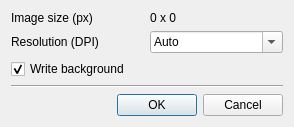
<?xml version="1.0" encoding="UTF-8"?>
<ui version="4.0">
 <class>CImageExportDialog</class>
 <widget class="QDialog" name="CImageExportDialog">
  <property name="geometry">
   <rect>
    <x>0</x>
    <y>0</y>
    <width>294</width>
    <height>118</height>
   </rect>
  </property>
  <property name="windowTitle">
   <string>Export to Image</string>
  </property>
  <layout class="QGridLayout" name="gridLayout">
   <item row="0" column="0">
    <widget class="QLabel" name="label_2">
     <property name="sizePolicy">
      <sizepolicy hsizetype="Preferred" vsizetype="Maximum">
       <horstretch>0</horstretch>
       <verstretch>0</verstretch>
      </sizepolicy>
     </property>
     <property name="text">
      <string>Image size (px)</string>
     </property>
    </widget>
   </item>
   <item row="1" column="0">
    <widget class="QLabel" name="label">
     <property name="text">
      <string>Resolution (DPI)</string>
     </property>
    </widget>
   </item>
   <item row="3" column="0" colspan="2">
    <widget class="Line" name="line">
     <property name="orientation">
      <enum>Qt::Horizontal</enum>
     </property>
    </widget>
   </item>
   <item row="0" column="1">
    <widget class="QLabel" name="ImageSize">
     <property name="sizePolicy">
      <sizepolicy hsizetype="Preferred" vsizetype="Maximum">
       <horstretch>0</horstretch>
       <verstretch>0</verstretch>
      </sizepolicy>
     </property>
     <property name="text">
      <string>0 x 0</string>
     </property>
    </widget>
   </item>
   <item row="1" column="1">
    <widget class="QComboBox" name="Resolution">
     <property name="editable">
      <bool>true</bool>
     </property>
     <item>
      <property name="text">
       <string>Auto</string>
      </property>
     </item>
     <item>
      <property name="text">
       <string>75</string>
      </property>
     </item>
     <item>
      <property name="text">
       <string>96</string>
      </property>
     </item>
     <item>
      <property name="text">
       <string>150</string>
      </property>
     </item>
     <item>
      <property name="text">
       <string>300</string>
      </property>
     </item>
     <item>
      <property name="text">
       <string>600</string>
      </property>
     </item>
     <item>
      <property name="text">
       <string>1200</string>
      </property>
     </item>
    </widget>
   </item>
   <item row="4" column="0" colspan="2">
    <widget class="QDialogButtonBox" name="ButtonBox">
     <property name="orientation">
      <enum>Qt::Horizontal</enum>
     </property>
     <property name="standardButtons">
      <set>QDialogButtonBox::Cancel|QDialogButtonBox::Ok</set>
     </property>
    </widget>
   </item>
   <item row="2" column="0" colspan="2">
    <widget class="QCheckBox" name="WriteBackground">
     <property name="text">
      <string>Write background</string>
     </property>
     <property name="checked">
      <bool>true</bool>
     </property>
    </widget>
   </item>
  </layout>
 </widget>
 <resources/>
 <connections>
  <connection>
   <sender>ButtonBox</sender>
   <signal>accepted()</signal>
   <receiver>CImageExportDialog</receiver>
   <slot>accept()</slot>
   <hints>
    <hint type="sourcelabel">
     <x>248</x>
     <y>254</y>
    </hint>
    <hint type="destinationlabel">
     <x>157</x>
     <y>274</y>
    </hint>
   </hints>
  </connection>
  <connection>
   <sender>ButtonBox</sender>
   <signal>rejected()</signal>
   <receiver>CImageExportDialog</receiver>
   <slot>reject()</slot>
   <hints>
    <hint type="sourcelabel">
     <x>316</x>
     <y>260</y>
    </hint>
    <hint type="destinationlabel">
     <x>286</x>
     <y>274</y>
    </hint>
   </hints>
  </connection>
 </connections>
</ui>
